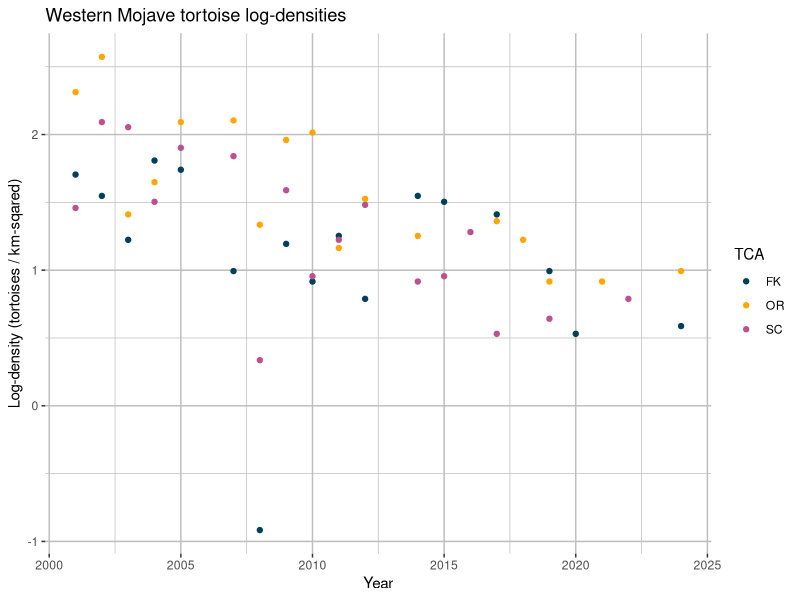
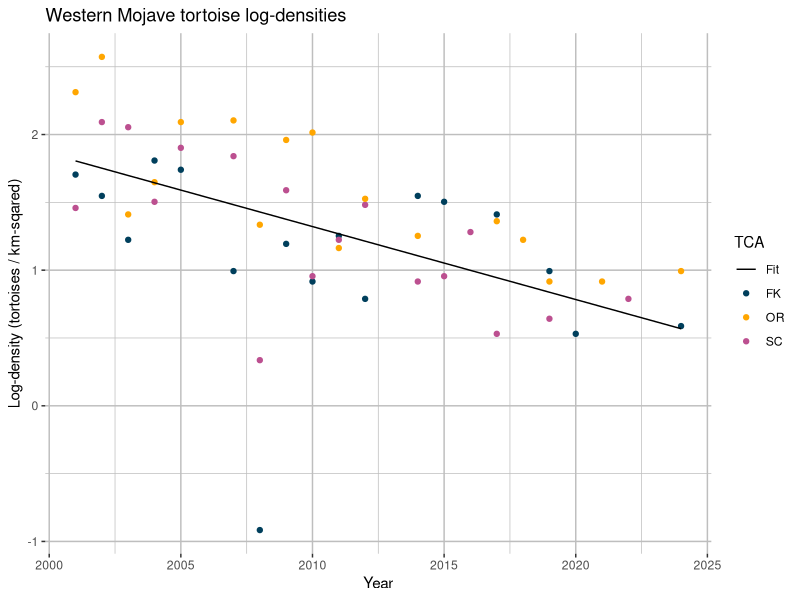
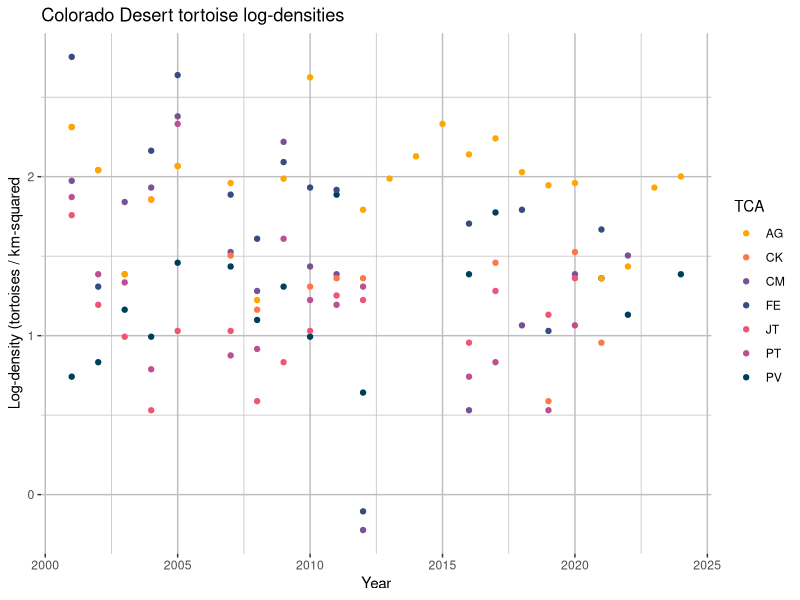
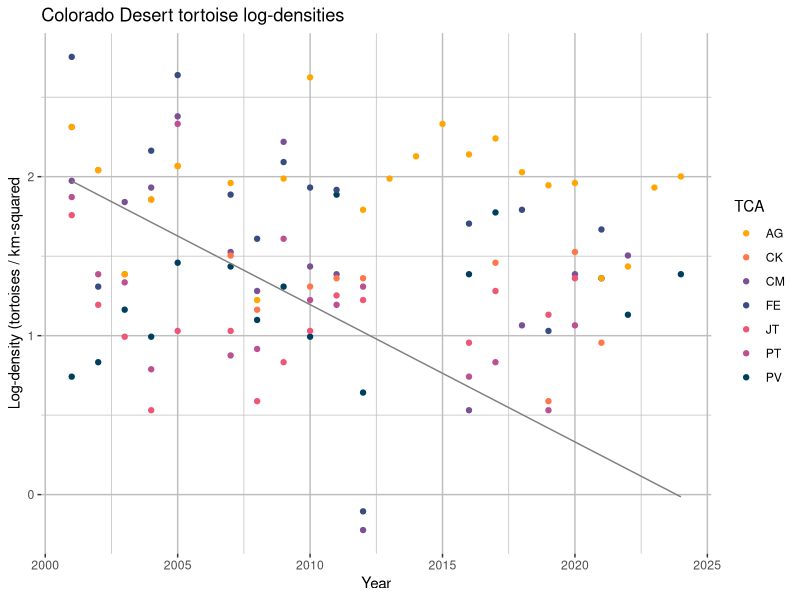
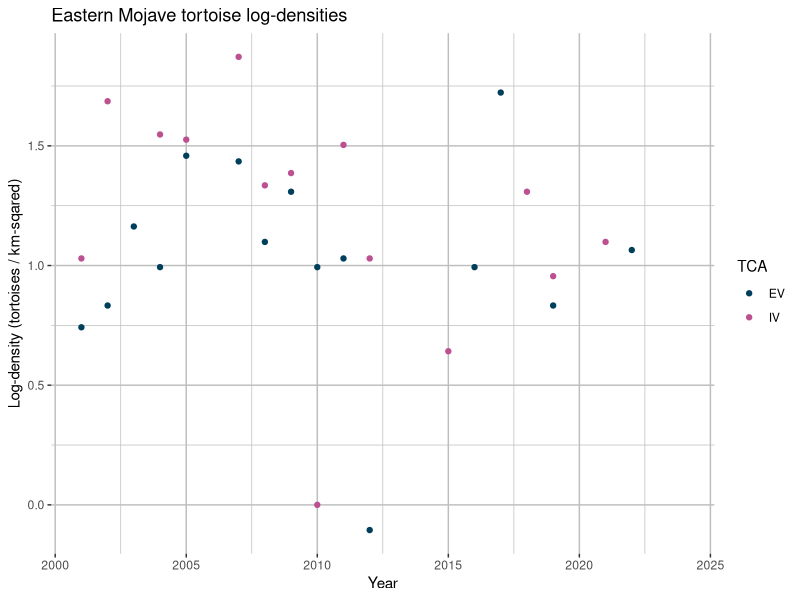
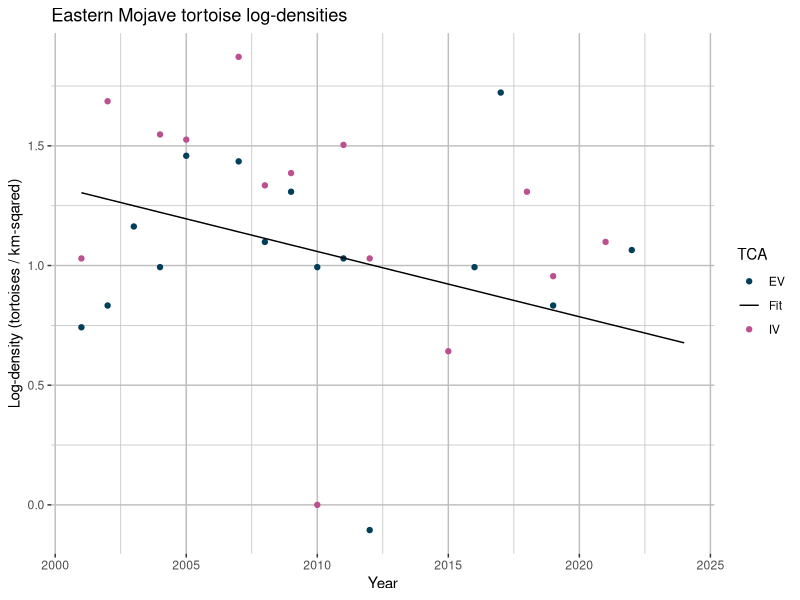
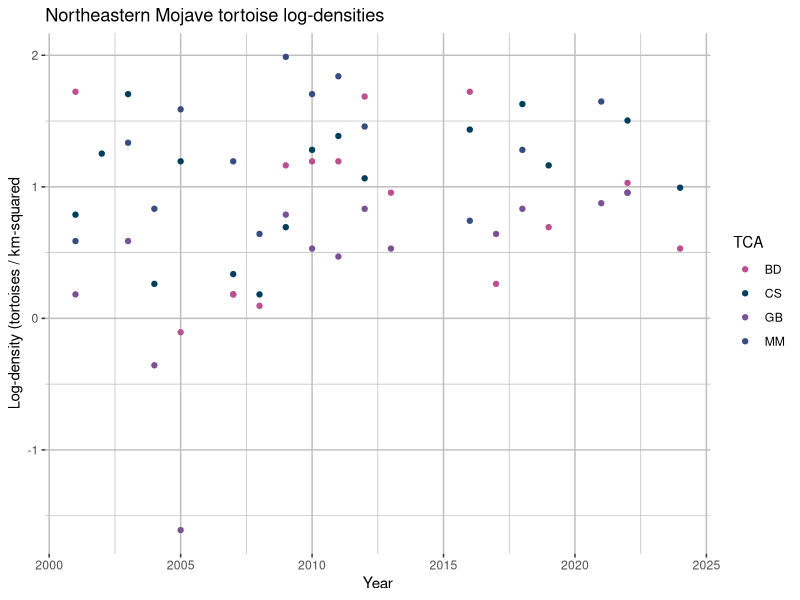
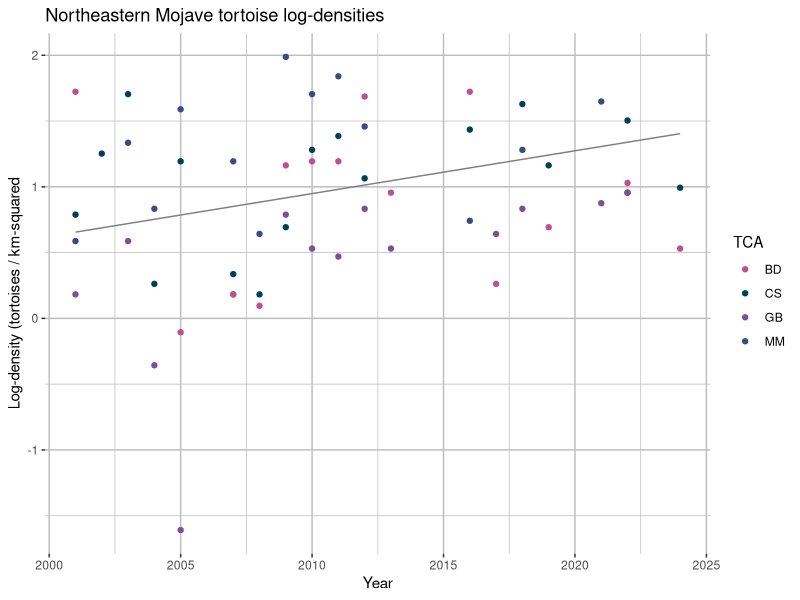

These charts were generated, in order, by the following R code:
library(dplyr)
library(ggplot2)

# Import tortoise data
df <- read.csv("./data/tortoise_densities.csv")

# Log-transform densities
df[2:dim(df)[2]] <- lapply(df[2:dim(df)[2]], log)

# Define RUs and TCAs, for my own reference
western_mojave <- c("FK", "SC", "OR")
colorado_desert <- c("PV", "FE", "CM", "PT", "JT", "CK", "AG")
eastern_mojave <- c("EV", "IV")
northeastern_mojave <- c("CS", "MM", "GB", "BD")

# Plot WM log-densities
wm_colors <- c("FK" = "#003f5c", "SC" = "#bc5090", "OR" = "#ffa600")
wm_plot <- ggplot(df, aes(x = year)) +
  geom_point(aes(y = FK, color = "FK")) +
  geom_point(aes(y = SC, color = "SC")) +
  geom_point(aes(y = OR, color = "OR")) +
  scale_color_manual(values = wm_colors, name  = "TCA") +
  theme(panel.background = element_rect(fill = "white"),
        panel.grid.major = element_line(color = "grey"),
        panel.grid.minor = element_line(color = "grey")) +
  xlab("Year") +
  ylab("Log-density (tortoises / km-sqared)") + 
  ggtitle("Western Mojave tortoise log-densities")
ggsave("./plots/tortoiseDensities/western_mojave.png", wm_plot)

# Average WM densities
y_wm <- (df$FK + df$SC + df$OR) * 1 / 3
fit_wm <- lm(y_wm ~ df$year)

# Isolate fit
b_wm <- fit_wm$coefficients[1]
m_wm <- fit_wm$coefficients[2]
line_wm <- data.frame(year = df$year, y = df$year * m_wm + b_wm)

# Plot fit
wm_fit_colors <- c("FK" = "#003f5c", "SC" = "#bc5090", "OR" = "#ffa600", "Fit" = "black")
wm_fit_plot <- ggplot(df, aes(x = year)) +
  geom_point(aes(y = FK, color = "FK")) +
  geom_point(aes(y = SC, color = "SC")) +
  geom_point(aes(y = OR, color = "OR")) +
  geom_line(aes(y = y, color = "Fit"), data = line_wm) +
  scale_color_manual(values = wm_fit_colors, name  = "TCA") +
  theme(panel.background = element_rect(fill = "white"),
        panel.grid.major = element_line(color = "grey"),
        panel.grid.minor = element_line(color = "grey")) +
  xlab("Year") +
  ylab("Log-density (tortoises / km-sqared)") + 
  ggtitle("Western Mojave tortoise log-densities")
ggsave("./plots/tortoiseDensities/western_mojave_fit.png", wm_fit_plot)

# Plot CD log-densities
cd_colors <- c("PV" = "#003f5c", "FE" = "#374c80", "CM" = "#7a5195", "PT" = "#bc5090", 
              "JT" = "#ef5675", "CK" = "#ff764a", "AG" = "#ffa600")
cd_plot <- ggplot(df, aes(x = year)) +
  geom_point(aes(y = PV, color = "PV")) +
  geom_point(aes(y = FE, color = "FE")) +
  geom_point(aes(y = CM, color = "CM")) +
  geom_point(aes(y = PT, color = "PT")) +
  geom_point(aes(y = JT, color = "JT")) +
  geom_point(aes(y = CK, color = "CK")) +
  geom_point(aes(y = AG, color = "AG")) +
  scale_color_manual(values = cd_colors, name = "TCA") +
  theme(panel.background = element_rect(fill = "white"),
        panel.grid.major = element_line(color = "grey"),
        panel.grid.minor = element_line(color = "grey")) + 
  xlab("Year") +
  ylab("Log-density (tortoises / km-squared") + 
  ggtitle("Colorado Desert tortoise log-densities")
ggsave("./plots/tortoiseDensities/colorado_desert.png", cd_plot)

# Average CD densities
y_cd <- (df$PV + df$FE + df$CM + df$PT + df$JT + df$CK + df$AG) * 1 / 7
fit_cd <- lm(y_cd ~ df$year)

# Isolate fit
b_cd <- fit_cd$coefficients[1]
m_cd <- fit_cd$coefficients[2]
line_cd <- data.frame(year = df$year, y = m_cd * df$year + b_cd)

# Plot CD log-densities
cd_fit_colors <- c("PV" = "#003f5c", "FE" = "#374c80", "CM" = "#7a5195", "PT" = "#bc5090", 
              "JT" = "#ef5675", "CK" = "#ff764a", "AG" = "#ffa600", "Fit" = "black")
cd_fit_plot <- ggplot(df, aes(x = year)) +
  geom_point(aes(y = PV, color = "PV")) +
  geom_point(aes(y = FE, color = "FE")) +
  geom_point(aes(y = CM, color = "CM")) +
  geom_point(aes(y = PT, color = "PT")) +
  geom_point(aes(y = JT, color = "JT")) +
  geom_point(aes(y = CK, color = "CK")) +
  geom_point(aes(y = AG, color = "AG")) +
  geom_line(aes(y = y, color = "Fit"), data = line_cd) +
  scale_color_manual(values = cd_colors, name = "TCA") +
  theme(panel.background = element_rect(fill = "white"),
        panel.grid.major = element_line(color = "grey"),
        panel.grid.minor = element_line(color = "grey")) + 
  xlab("Year") +
  ylab("Log-density (tortoises / km-squared") + 
  ggtitle("Colorado Desert tortoise log-densities")
ggsave("./plots/tortoiseDensities/colorado_desert_fit.png", cd_fit_plot)

# Plot EM log-densities
em_colors <- c("EV" = "#003f5c", "IV" = "#bc5090")
em_plot <- ggplot(df, aes(x = year)) +
  geom_point(aes(y = EV, color = "EV")) +
  geom_point(aes(y = IV, color = "IV")) +
  scale_color_manual(values = em_colors, name  = "TCA") +
  theme(panel.background = element_rect(fill = "white"),
        panel.grid.major = element_line(color = "grey"),
        panel.grid.minor = element_line(color = "grey")) +
  xlab("Year") +
  ylab("Log-density (tortoises / km-sqared)") + 
  ggtitle("Eastern Mojave tortoise log-densities")
ggsave("./plots/tortoiseDensities/eastern_mojave.png", em_plot)

# Average EM densities
y_em <- (df$EV + df$IV) * 1 / 2
fit_em <- lm(y_em ~ df$year)

# Isolate fit
b_em <- fit_em$coefficients[1]
m_em <- fit_em$coefficients[2]
line_em <- data.frame(year = df$year, y = df$year * m_em + b_em)

# Plot fit
em_fit_colors <- c("EV" = "#003f5c", "IV" = "#bc5090", "Fit" = "black")
em_fit_plot <- ggplot(df, aes(x = year)) +
  geom_point(aes(y = EV, color = "EV")) +
  geom_point(aes(y = IV, color = "IV")) +
  geom_line(aes(y = y, color = "Fit"), data = line_em) +
  scale_color_manual(values = em_fit_colors, name  = "TCA") +
  theme(panel.background = element_rect(fill = "white"),
        panel.grid.major = element_line(color = "grey"),
        panel.grid.minor = element_line(color = "grey")) +
  xlab("Year") +
  ylab("Log-density (tortoises / km-sqared)") + 
  ggtitle("Eastern Mojave tortoise log-densities")
ggsave("./plots/tortoiseDensities/eastern_mojave_fit.png", em_fit_plot)

# Plot NM log-densities
nm_colors <- c("CS" = "#003f5c", "MM" = "#374c80", "GB" = "#7a5195", "BD" = "#bc5090")
nm_plot <- ggplot(df, aes(x = year)) +
  geom_point(aes(y = CS, color = "CS")) +
  geom_point(aes(y = MM, color = "MM")) +
  geom_point(aes(y = GB, color = "GB")) +
  geom_point(aes(y = BD, color = "BD")) +
  scale_color_manual(values = nm_colors, name = "TCA") +
  theme(panel.background = element_rect(fill = "white"),
        panel.grid.major = element_line(color = "grey"),
        panel.grid.minor = element_line(color = "grey")) + 
  xlab("Year") +
  ylab("Log-density (tortoises / km-squared") + 
  ggtitle("Northeastern Mojave tortoise log-densities")
ggsave("./plots/tortoiseDensities/northeastern_mojave.png", nm_plot)

# Average NM densities
y_nm <- (df$CS + df$MM + df$GB + df$BD) * 1 / 4
fit_nm <- lm(y_nm ~ df$year)

# Isolate fit
b_nm <- fit_nm$coefficients[1]
m_nm <- fit_nm$coefficients[2]
line_nm <- data.frame(year = df$year, y = m_nm * df$year + b_nm)

# Plot NM log-densities
nm_fit_colors <- c("CS" = "#003f5c", "MM" = "#374c80", "GB" = "#7a5195", "BD" = "#bc5090",
                   "Fit" = "black")
nm_fit_plot <- ggplot(df, aes(x = year)) +
  geom_point(aes(y = CS, color = "CS")) +
  geom_point(aes(y = MM, color = "MM")) +
  geom_point(aes(y = GB, color = "GB")) +
  geom_point(aes(y = BD, color = "BD")) +
  geom_line(aes(y = y, color = "Fit"), data = line_nm) +
  scale_color_manual(values = nm_colors, name = "TCA") +
  theme(panel.background = element_rect(fill = "white"),
        panel.grid.major = element_line(color = "grey"),
        panel.grid.minor = element_line(color = "grey")) + 
  xlab("Year") +
  ylab("Log-density (tortoises / km-squared") + 
  ggtitle("Northeastern Mojave tortoise log-densities")
ggsave("./plots/tortoiseDensities/northeastern_mojave_fit.png", nm_fit_plot)
